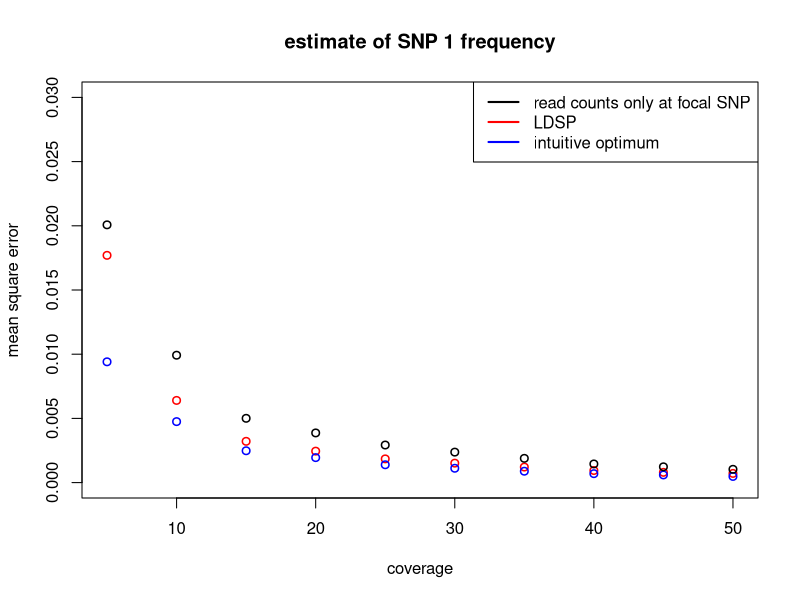

Source code (R):
create_haps <- function(nsamp=100, per){
  # the only type of haplotypes in the pool are either 1-0 or 0-1 (for simplicity)
  # per specifies the percent of 1-0 haplotypes  
  haps = matrix(nrow = nsamp, ncol = 2, 0)
  no_10_haps = floor(per*nsamp)
  for (i in 1:no_10_haps){
    haps[i,1] = 1
    haps[i,2] = 0
  }
  for (i in (no_10_haps+1):nsamp){
    haps[i,1] = 0
    haps[i,2] = 1
  }
  return(haps)
}

# global variables are only to debug code
#global_obs = 0
#global_mu = 0
#global_Sigma = 0
#lobal_D = 0

# PROBLEM HERE: sigma2 estimated to be < 1
findMLE <- function(obs, mu, Sigma, D){
  #global_obs <<- obs
  #global_mu <<- mu
  #global_Sigma <<- Sigma
  #global_D <<- D
  
  ll <- function(sigma2){
    cov_matrix = sigma2*Sigma + D
    sinv = solve(cov_matrix)
    # equation from handout (agrees with Wikipedia)
    logl = log(det(cov_matrix)) + (t(obs-mu)%*%sinv%*%(obs-mu))
    return(as.numeric(logl))
  }
  
  # note: optim actually minimizes
  return(optim(ll, par = 1, method = "L-BFGS-B", lower = 0.1, upper = 10)$par)
}

pool <- function(lambda, haps, nloci, nsamp){
  ## simulate pool sequencing ##
  y_obs = rep(0, nloci)
  n = rep(0, nloci)
  n_1 = rep(0, nloci)
  for (i in 1:nloci){
    
    # coverage
    n[i] = rpois(1, lambda)
    
    # ensure number haps sampled is below the number of samples in the pool
    n[i] = min(n[i], nsamp)
    # ensure sample at least 1 haplotype
    n[i] = max(1, n[i])
    
    # sample locus i from pool
    sampled = sample(haps[,i], n[i])
    
    # number of 1 alleles
    n_1[i] = sum(sampled)
  }
  return(rbind(n, n_1))
}

perform_LDSP <- function(y_obs, nloci, nsamp, haps, pos, n){
  
  # calculate distances between SNPs
  # for example if two SNPs at position 50 and 100
  # then d = 50 
  d = rep(0, nloci-1)
  for (i in 1:(nloci-1)){
    d[i] = as.numeric(pos[i+1])-as.numeric(pos[i])
  }

  epsilon = rep(0, nloci)
  for (i in 1:nloci){
    epsilon[i] = (y_obs[i]*(1-y_obs[i]))/n[i]
  }


  geo_sum = 0
  for (i in 1:(nsamp-1)){
    geo_sum = geo_sum + (1/i)
  }
  geo_sum = (1/geo_sum)
  theta = geo_sum/(nsamp + geo_sum)

  mu = (1-theta)*colMeans(haps) + I(theta/2)

  cov_panel = cov(haps)

  S = matrix(nrow = nloci, ncol = nloci, 0)

  # rho = 4*N*c_j where c_j is the rate of cross-over per generation per basepair and N is the effective popsize
  # d_j = dist is the physical distance between SNPs j and j+1
  rho = 0 # no recombination
  for (i in 1:nloci){
    for (j in 1:nloci){
      if (i ==j){
        S[i,j] = cov_panel[i,j]
      }
      else{
        # distance between SNPs (e.g. SNP 1 and SNP 10)
        dist = sum(d[min(i,j):(max(i,j)-1)])
        
        # hypothetical effective popsize
        N = 1e4
        
        S[i,j] = exp((-4*N*rho*dist)/nsamp)*cov_panel[i,j]
      }
    }
  }

  Sigma = ((1-theta)^2)*S + I((theta/2)*(1-(theta/2)))
  Sigma[abs(Sigma) < 1e-8] = 0
  
  sigma2 = findMLE(y_obs, mu, Sigma, diag(epsilon))
  print(sigma2)
  
  # this is where the dispersion parameter comes in: eqn 13
  d = diag(1/epsilon)
  Sigma_i = solve(Sigma) # there is problems, when nloci is big, kappa(Sigma) is very large (1e36)
  Sigma_bar = solve((1/sigma2)*Sigma_i + d)
  theta_bar = as.vector(Sigma_bar%*%((1/sigma2)*Sigma_i%*%mu + d%*%y_obs))
  return(as.vector(theta_bar))
}

mse <- function(y_hat, y){
  return(sum((y_hat-y)^2)/length(y))
}

nloci = 2
# physical position of the two SNPs
pos = c(50, 100)

# starting population
nsamp = 100
haps = create_haps(nsamp, 0.4)

# increase the 1-0 haplotype from 40% to 90% (simulate positive selection)
ev_haps = create_haps(nsamp, 0.9)

lambdas = seq(5, 50, by = 5)
l = length(lambdas)

mse_est = rep(0, l)
mse_opt = rep(0, l)
mse_obs  = rep(0, l)

nreps = 1000

for (i in 1:l){
  store_ldsp_est = rep(0,nreps)
  store_opt_est = rep(0, nreps)
  store_obs_est = rep(0, nreps)
  store_true_freq = rep(0, nreps)
  
  for (j in 1:nreps){
    
    # pooling
    lambda = lambdas[i] # coverage
    pooled_info =  pool(lambda, ev_haps, nloci, nsamp)
    n = pooled_info[1,]  # total read counts
    n_1 = pooled_info[2,] # counts of "1" allele
    
    # psedu-counts
    y_obs = (n_1 + 0.5)/(n + 1)
    
    ldsp_est = perform_LDSP(y_obs, nloci, nsamp, haps, pos, n)
    
    # true pool freqency
    true_freq = colMeans(ev_haps)
    
    # only look at the estimates of SNP 1
    store_true_freq[j] = true_freq[1]
    store_opt_est[j] = (n_1[1] + (n[2]-n_1[2]))/ (n[1] + n[2])
    store_obs_est[j] = y_obs[1]
    #store_obs_est[j] = n_1[1]/n[1]
    store_ldsp_est[j] = ldsp_est[1]
  }
  
  # calculate MSE
  mse_est[i] = mse(store_ldsp_est, store_true_freq)
  mse_opt[i] = mse(store_opt_est, store_true_freq)
  mse_obs[i] = mse(store_obs_est, store_true_freq)

}


plot(lambdas, mse_est, xlab = "coverage", ylab = "mean square error", col = "red", ylim = c(0,0.03), main = "estimate of SNP 1 frequency", lwd=1.5)
points(lambdas, mse_opt, col = "blue", lwd=1.5)
points(lambdas, mse_obs, lwd=1.5)
legend("topright", c("read counts only at focal SNP","LDSP", "intuitive optimum"), lty=c(1,1,1), lwd=c(2,2,2),col=c("black","red", "blue"))
#legend("topright", c("read counts only at focal SNP","LDSP"), lty=c(1,1), lwd=c(1,1),col=c("black","red"))

# create a plot where y-axis is percent increased coverage